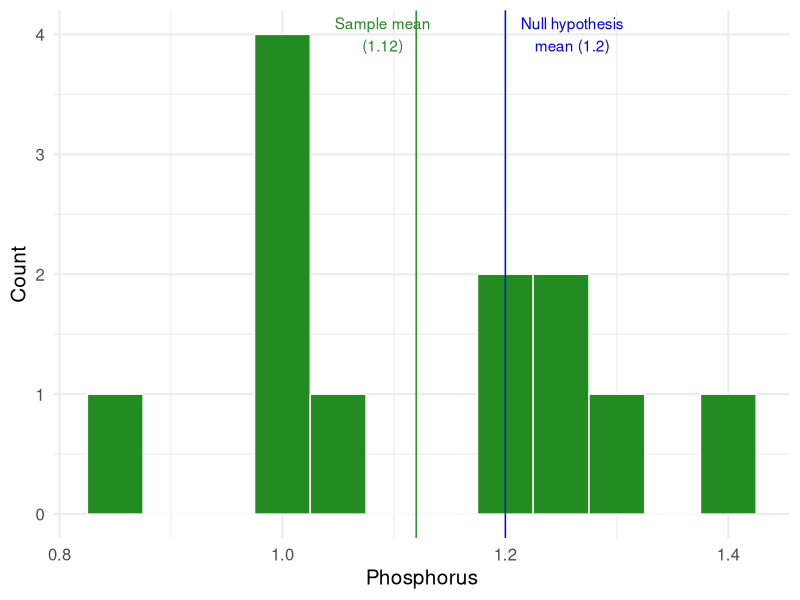
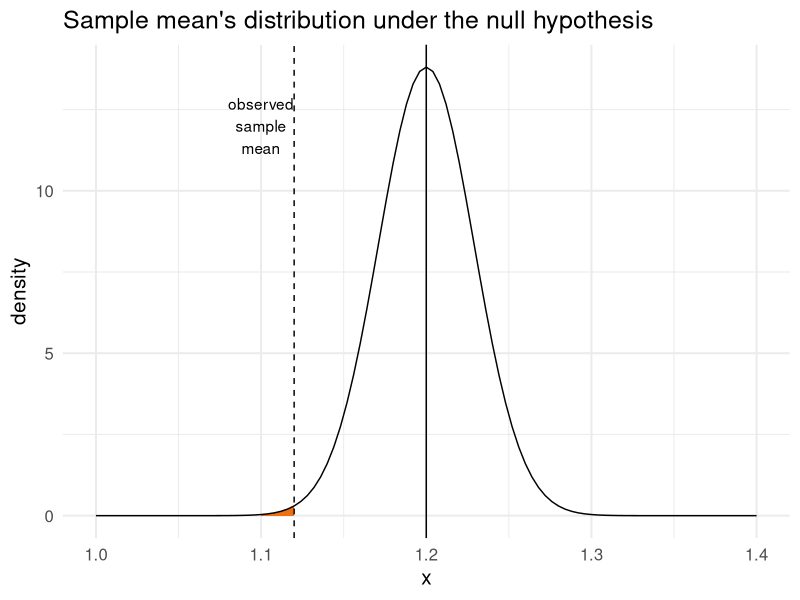
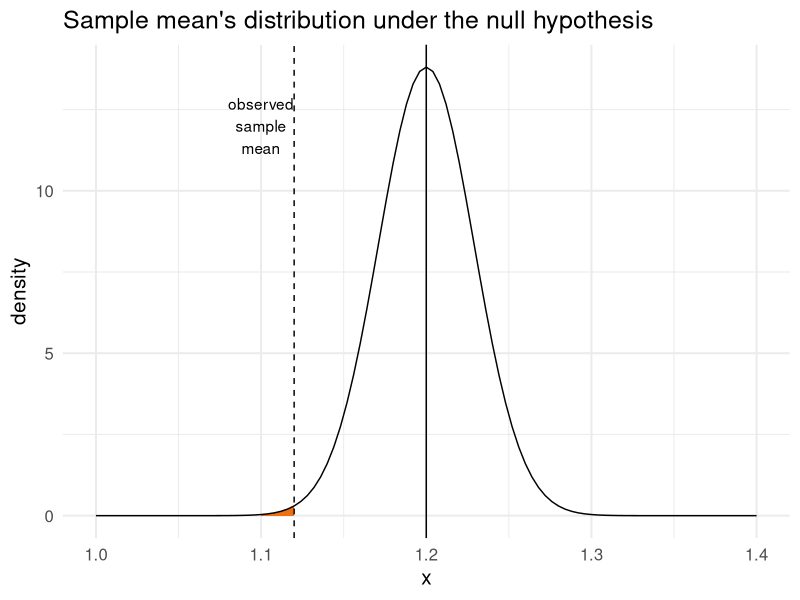
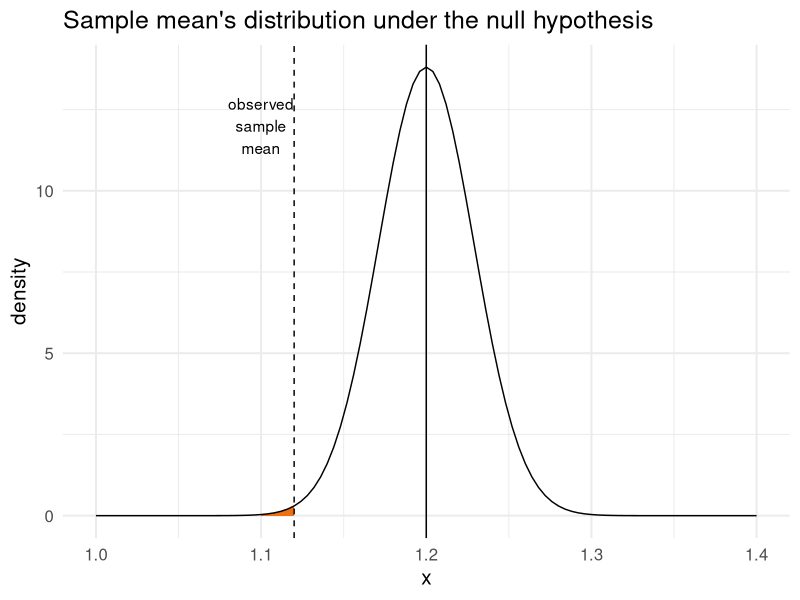
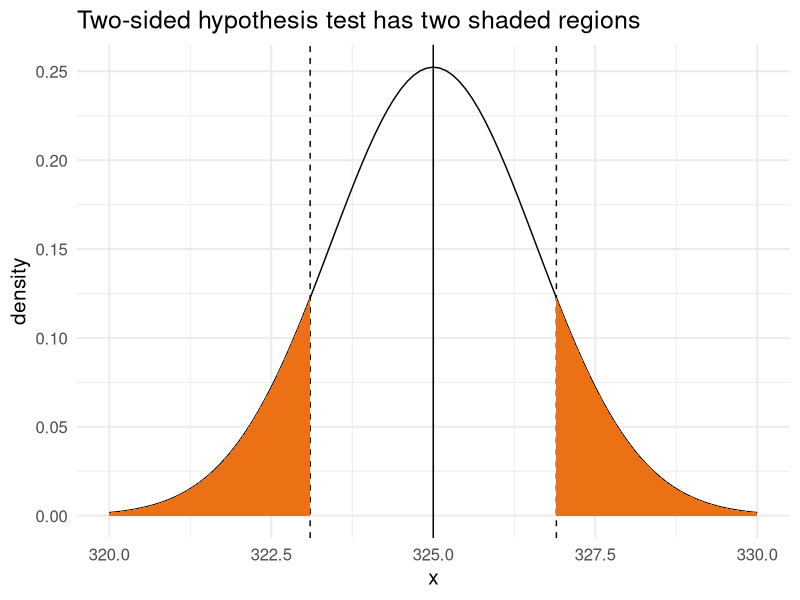
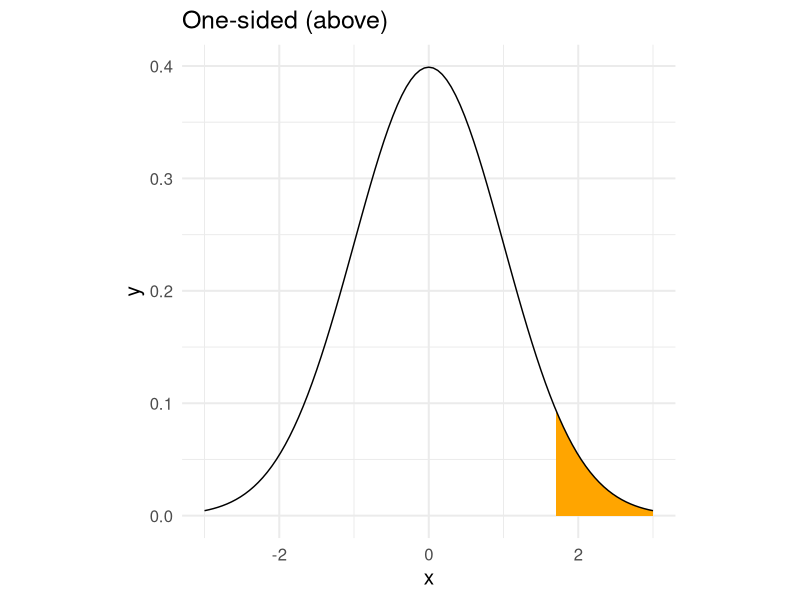
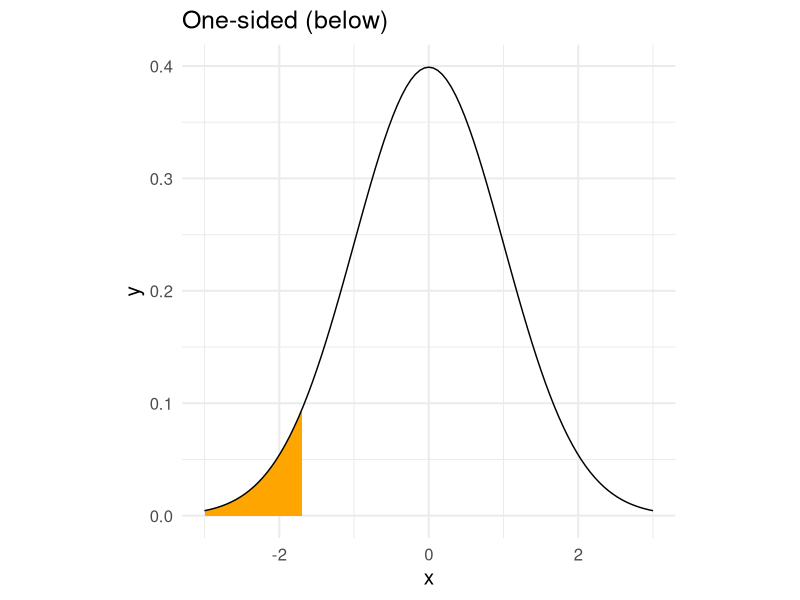
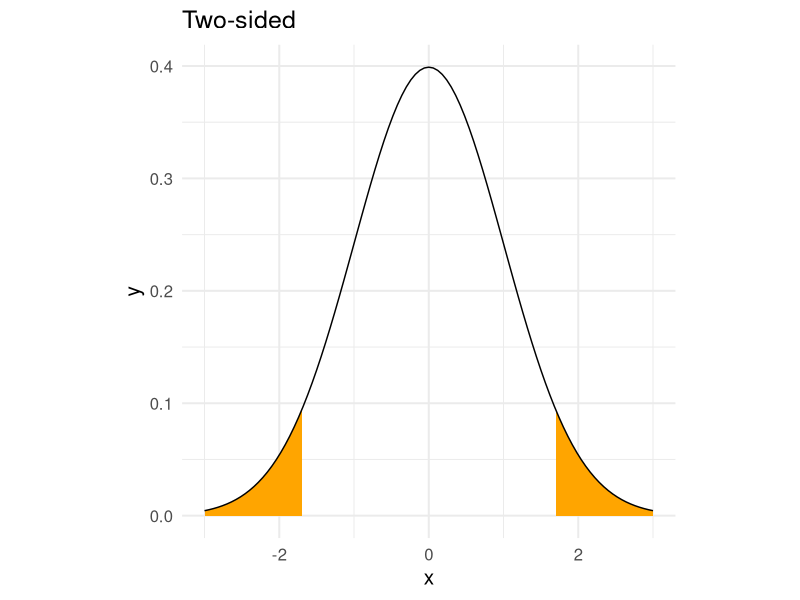

Generate these figures, in order, with R:
## ---- chunk 1
library(tidyverse)
## ---- chunk 2
phos <- c(1.26, 1.39, 1.00, 1.00, 1.00, 1.00, 
          0.87, 1.23, 1.19, 1.29, 1.03, 1.18)

known_sigma <- 0.1
## ---- chunk 3
phos_data <- data.frame(phos)
## ---- chunk 4
ggplot(phos_data, aes(x = phos)) + 
  geom_histogram(binwidth = 0.05, fill = "forest green", col = "white") + 
  theme_minimal(base_size = 15) +
  geom_vline(xintercept = mean(phos), col = "forest green") +
  geom_text(x = mean(phos)-0.03, y = 4, label = "Sample mean\n(1.12)", check_overlap = T, col = "forest green") +
  geom_vline(xintercept = 1.2, col = "blue") + 
  geom_text(x = 1.26, y = 4, label = "Null hypothesis\nmean (1.2)", check_overlap = T, col = "blue") +
  labs(main = "Is the true underlying equal to 1.2?", x = "Phosphorus", y = "Count")
## ---- chunk 5
ggplot(data = data.frame(x = c(1.0, 1.4)), aes(x)) + 
    geom_area(stat = "function", fun = dnorm, args = list(mean = 1.2, sd = 0.0289), 
            fill = "#ec7014", xlim = c(1.1, 1.12)) +
  stat_function(fun = dnorm, n = 101, args = list(mean = 1.2, sd = 0.0289)) +
  labs(y = "density") + 
  theme_minimal(base_size = 15) +
  geom_vline(xintercept = 1.2, lty = 1) + 
  geom_vline(xintercept = 1.12, lty = 2) +
  geom_text(x = 1.1, y = 12, label = "observed\nsample\nmean", check_overlap = T) + 
  labs(title = "Sample mean's distribution under the null hypothesis")
## ---- chunk 6
ggplot(data = data.frame(x = c(1.0, 1.4)), aes(x)) + 
    geom_area(stat = "function", fun = dnorm, args = list(mean = 1.2, sd = 0.0289), 
            fill = "#ec7014", xlim = c(1.1, 1.12)) +
  stat_function(fun = dnorm, n = 101, args = list(mean = 1.2, sd = 0.0289)) +
  labs(y = "density") + 
  theme_minimal(base_size = 15) +
  geom_vline(xintercept = 1.2, lty = 1) + 
  geom_vline(xintercept = 1.12, lty = 2) +
  geom_text(x = 1.1, y = 12, label = "observed\nsample\nmean", check_overlap = T) + 
  labs(title = "Sample mean's distribution under the null hypothesis")
## ---- chunk 7
ggplot(data = data.frame(x = c(1.0, 1.4)), aes(x)) + 
    geom_area(stat = "function", fun = dnorm, args = list(mean = 1.2, sd = 0.0289), 
            fill = "#ec7014", xlim = c(1.1, 1.12)) +
  stat_function(fun = dnorm, n = 101, args = list(mean = 1.2, sd = 0.0289)) +
  labs(y = "density") + 
  theme_minimal(base_size = 15) +
  geom_vline(xintercept = 1.2, lty = 1) + 
  geom_vline(xintercept = 1.12, lty = 2) +
  geom_text(x = 1.1, y = 12, label = "observed\nsample\nmean", check_overlap = T) + 
  labs(title = "Sample mean's distribution under the null hypothesis")
## ---- chunk 8
pnorm(q = 1.12, mean = 1.2, sd = 0.1/sqrt(12)) 
## ---- chunk 9
pnorm(q = -2.771281, mean = 0, sd = 1) 
## ---- chunk 10
# The original p-value
pnorm(q = 1.12, mean = 1.2, sd = 0.1/sqrt(12)) 
# The new one?
pnorm(q = 1.17, mean = 1.2, sd = 0.1/sqrt(12)) 
pnorm(q=(1.17-1.2)/(0.1/sqrt(12)),mean=0,sd=1)

## ---- chunk 11
#students, you don't need to worry about this code
ggplot(data = data.frame(x = c(320, 330)), aes(x)) + 
  stat_function(fun = dnorm, n = 101, args = list(mean = 325, sd = 1.581139)) +
  labs(y = "density", title = "Two-sided hypothesis test has two shaded regions") + 
  theme_minimal(base_size = 15) +
  geom_vline(xintercept = 325, lty = 1) + 
  geom_vline(xintercept = 326.9, lty = 2) +
  geom_vline(xintercept = 325 - (326.9-325), lty = 2) +
  geom_text(x = 326.9, y = 12, label = "sample\nmean", check_overlap = T) + 
  geom_text(x = 325, y = 12, label = "null\nhypothesis", check_overlap = T) +
  geom_area(stat = "function", fun = dnorm, args = list(mean = 325, sd = 1.581139), 
            fill = "#ec7014", xlim = c(320, 325 - (326.9-325))) + 
  geom_area(stat = "function", fun = dnorm, args = list(mean = 325, sd = 1.581139), 
            fill = "#ec7014", xlim = c(326.9, 330))
## ---- chunk 12
pnorm(q = 326.9, mean = 325, sd = 1.581139, lower.tail = F)
pnorm(q = 326.9, mean = 325, sd = 1.581139, lower.tail = F)*2

## ---- chunk 13
pnorm(q = 1.201666, lower.tail = F)*2
2*pnorm(-1.201666,mean=0,sd=1,lower.tail=T)
pnorm(-1.201666,mean=0,sd=1,lower.tail=T)+pnorm(q = 1.201666, lower.tail = F)
## ---- chunk 14
upper <- ggplot(data = data.frame(x = c(-3, 3)), aes(x)) + 
  geom_area(stat = "function", fun = dnorm, args = list(mean = 0, sd = 1),
            xlim = c(1.7, 3), fill = "orange") +
  stat_function(fun = dnorm, n = 101, args = list(mean = 0, sd = 1)) +
  theme_minimal(base_size = 15) + labs(title = "One-sided (above)") +
  theme(aspect.ratio=1)
upper
## ---- chunk 15
lower <- ggplot(data = data.frame(x = c(-3, 3)), aes(x)) + 
  geom_area(stat = "function", fun = dnorm, args = list(mean = 0, sd = 1),
            xlim = c(-3, -1.7), fill = "orange") +
  stat_function(fun = dnorm, n = 101, args = list(mean = 0, sd = 1)) +
  theme_minimal(base_size = 15) + labs(title = "One-sided (below)") +
  theme(aspect.ratio=1)
lower
## ---- chunk 16
both <- ggplot(data = data.frame(x = c(-3, 3)), aes(x)) + 
  geom_area(stat = "function", fun = dnorm, args = list(mean = 0, sd = 1),
            xlim = c(1.7, 3), fill = "orange") +
  geom_area(stat = "function", fun = dnorm, args = list(mean = 0, sd = 1),
            xlim = c(-3, -1.7), fill = "orange") +
  stat_function(fun = dnorm, n = 101, args = list(mean = 0, sd = 1)) +
  theme_minimal(base_size = 15) + labs(title = "Two-sided") +
  theme(aspect.ratio=1)

#library(patchwork)
both
#upper + lower + both + plot_layout() 
